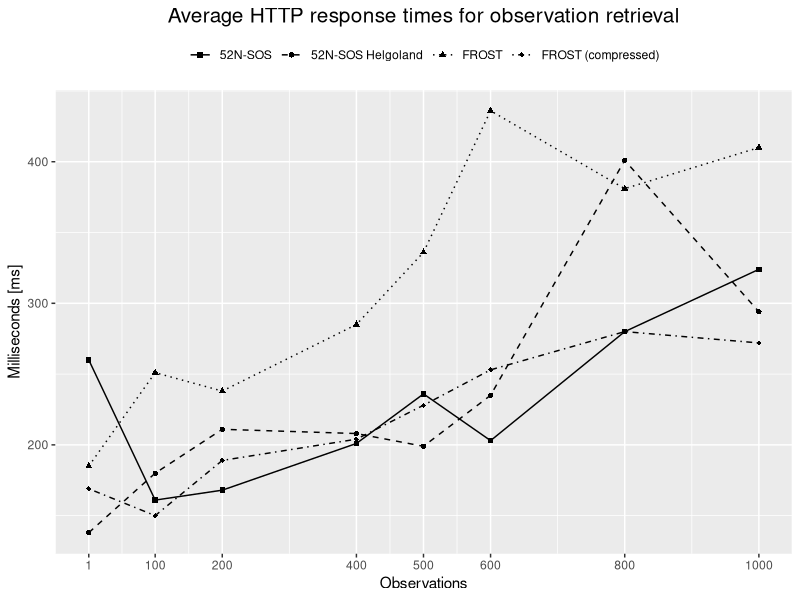
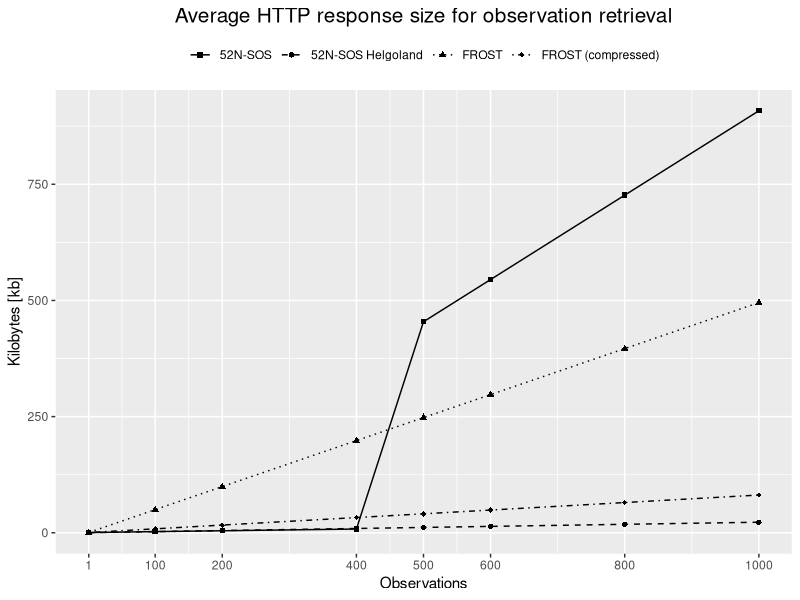

The R source for these figures, in order:
library(ggplot2)

# General Data
observations = c(1,100,200,400,500,600,800,1000)
breakPointsExtre = c(1,100,200,300,400,500,600,700,800,900,1000)
webServices = c(rep("52N-SOS",8), rep("FROST",8), rep("52N-SOS Helgoland",8),  rep("FROST (compressed)",8))

# Response Times Data
time_sos = c(260,161,168,201,236,203,280,324)
time_helgoSOS = c(138,180,211,208,199,235,401,294)
time_frost = c(185,251,238,285,336,436,381,410)
time_frostMin = c(169,150,189,204,228,253,280,272)

timesPlain = c(time_sos,time_frost)
timesMin = c(time_helgoSOS,time_frostMin)
times = c(timesPlain,timesMin)
  
respTimePlain = data.frame(ws=webServices[c(1:16)],obs=rep(observations,2),t=timesPlain)
respTimesMin = data.frame(ws=webServices[c(17:32)],obs=rep(observations,2),t=timesMin)
respTime = data.frame(ws=webServices,obs=rep(observations,4),t=times)




# Response Size Data
size_sos = c(0.566,2.54,4.38,8.1,454.23,545.02,726.61,908.19)
size_helgoSOS = c(0.34,2.56,4.8,9.29,11.54,13.79,18.28,22.77)
size_frost = c(0.717,49.9,99.42,198.39,247.87,297.37,396.34,495.31)
size_frostMin = c(0.567,8.55,16.64,32.8,40.88,48.96,65.12,81.28)

sizesPlain = c(size_sos,size_frost)
sizesMin = c(size_helgoSOS,size_frostMin)
sizes = c(sizesPlain,sizesMin)

respSizePlain = data.frame(ws=webServices[c(1:16)],obs=rep(observations,2),s=sizesPlain)
respSizeMin = data.frame(ws=webServices[c(17:32)],obs=rep(observations,2),s=sizesMin)
respSize = data.frame(ws=webServices,obs=observations,s=sizes)


# Plots

# Response Time
ggsave(filename = "D:/Bulk/Uni/UJI_2.0/MasterThesis/images/respTimePlot.png", 
       ggplot(data=respTime,aes(x=obs, y=t)) + 
         ggtitle("Average HTTP response times for observation retrieval") +
         geom_line(aes(linetype=ws)) + 
         geom_point(aes(shape=ws)) + 
         scale_x_continuous(breaks = observations) + 
         scale_linetype_manual("Web Services", values = c(1:4)) +
         scale_shape_manual("Web Services", values = c(15:18)) +
         labs(x='Observations', y='Milliseconds [ms]') + 
         guides(guide_legend()) + 
         theme(plot.title = element_text(size = 15,hjust = 0.5),
               legend.key = element_blank(), 
               legend.position = "top", 
               legend.title = element_blank(),
               legend.box.just = "left"), 
       width = 8, height = 5, dpi = 300, units = "in", device='png')

ggsave(filename = "D:/Bulk/Uni/UJI_2.0/MasterThesis/images/respSizePlot.png", 
       ggplot(data=respSize,aes(x=obs, y=s)) + 
         ggtitle("Average HTTP response size for observation retrieval") +
         geom_line(aes(linetype=ws)) + 
         geom_point(aes(shape=ws)) + 
         scale_x_continuous(breaks = observations) + 
         scale_linetype_manual("Web Services", values = c(1:4)) +
         scale_shape_manual("Web Services", values = c(15:18)) +
         labs(x='Observations', y='Kilobytes [kb]') + 
         guides(guide_legend()) + 
         theme(plot.title = element_text(size = 15,hjust = 0.5),
               legend.key = element_blank(), 
               legend.position = "top", 
               legend.title = element_blank(),
               legend.box.just = "left"), 
       width = 8, height = 5, dpi = 300, units = "in", device='png')

  
